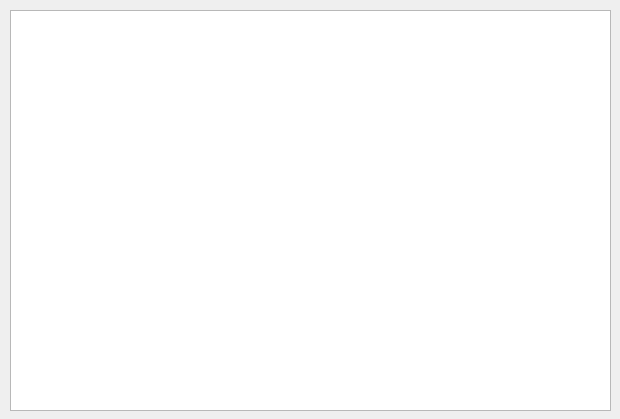
<?xml version="1.0" encoding="UTF-8"?>
<ui version="4.0">
 <class>Form</class>
 <widget class="QWidget" name="Form">
  <property name="geometry">
   <rect>
    <x>0</x>
    <y>0</y>
    <width>620</width>
    <height>419</height>
   </rect>
  </property>
  <property name="windowTitle">
   <string>Form</string>
  </property>
  <widget class="QTextBrowser" name="text1">
   <property name="geometry">
    <rect>
     <x>10</x>
     <y>10</y>
     <width>601</width>
     <height>401</height>
    </rect>
   </property>
  </widget>
 </widget>
 <resources/>
 <connections/>
</ui>
